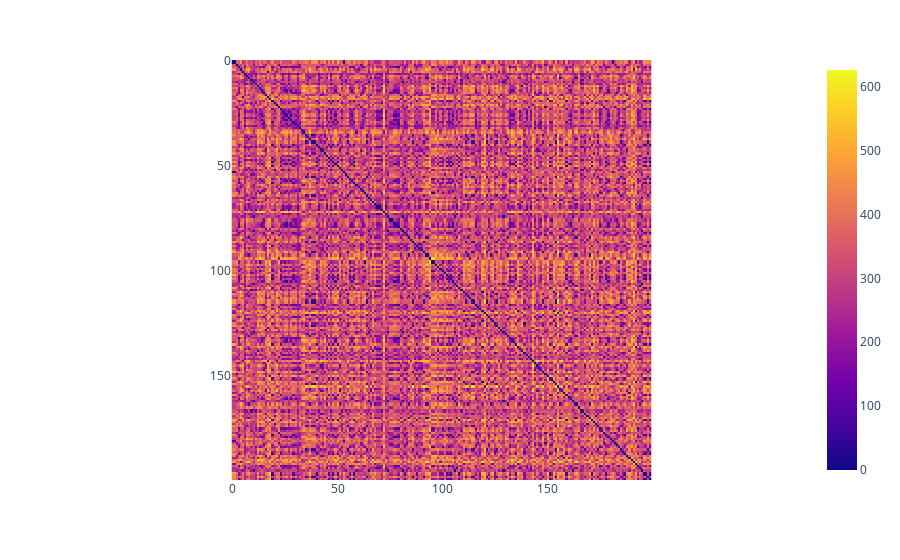

The cell this chart's notebook holds for it:
### Code cell
import plotly_express as px
fig = px.imshow(dm2)
fig.show()

### Figure 1 — Plotly figure (JSON) as saved in the notebook; plotly's stock layout.template omitted (floating-point values rounded to 4 significant figures; data arrays with more than 128 entries replaced by an {"elided": "..."} marker saying what was removed)
{"data": [{"coloraxis": "coloraxis", "hovertemplate": "x: %{x}<br>y: %{y}<br>color: %{z}<extra></extra>", "name": "0", "type": "heatmap", "xaxis": "x", "yaxis": "y", "z": {"elided": "200x200 float values"}}], "layout": {"coloraxis": {"colorscale": [[0, "#0d0887"], [0.1111, "#46039f"], [0.2222, "#7201a8"], [0.3333, "#9c179e"], [0.4444, "#bd3786"], [0.5556, "#d8576b"], [0.6667, "#ed7953"], [0.7778, "#fb9f3a"], [0.8889, "#fdca26"], [1, "#f0f921"]]}, "margin": {"t": 60}, "xaxis": {"anchor": "y", "constrain": "domain", "domain": [0, 1], "scaleanchor": "y"}, "yaxis": {"anchor": "x", "autorange": "reversed", "constrain": "domain", "domain": [0, 1]}}}
